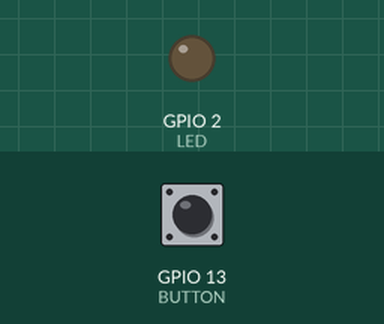
Simulated run of this sketch. Board: ESP32. Shown: output pins drawn as LEDs (lit = HIGH). The inputs (shaded band) are chosen by the test bench; at power-on: GPIO 13 (BUTTON) HIGH.

Above: at 1.2 s.
1.3 s: GPIO 13 (BUTTON) pulled LOW for 0.15 s
At 1.37 s:
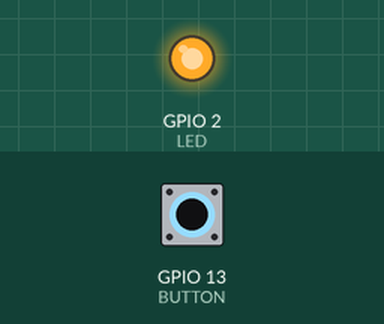
2.9 s: GPIO 13 (BUTTON) pulled LOW for 3.2 s
At 7.2 s:
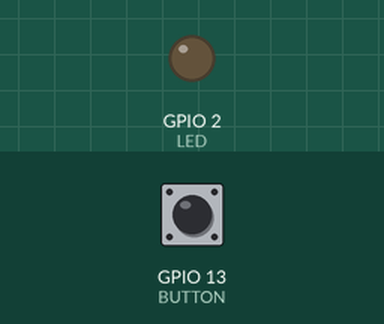
Timing chart, 0 to 8.7 s (numbered marks = the images above; inputs shaded):
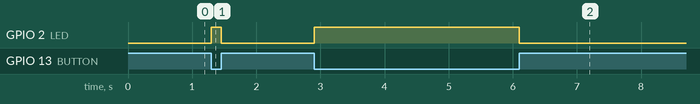

The sketch:

002-Pulsador.ino
```cpp
#define LED 2
#define BUTTON 13

void setup() {
  pinMode (LED, OUTPUT);
  pinMode (BUTTON, INPUT);
}

void loop() {

  int buttonState = digitalRead(BUTTON);

  if (buttonState == LOW) {
    digitalWrite(LED, HIGH);
  } else {
    digitalWrite(LED, LOW);
  }

  delay(50);
}
```

Measured:
- after the input at 1.3 s, GPIO 2 (LED): LOW → HIGH at once, → LOW 0.15 s later
- after the input at 2.9 s, GPIO 2 (LED): LOW → HIGH at once, → LOW 3.2 s later
